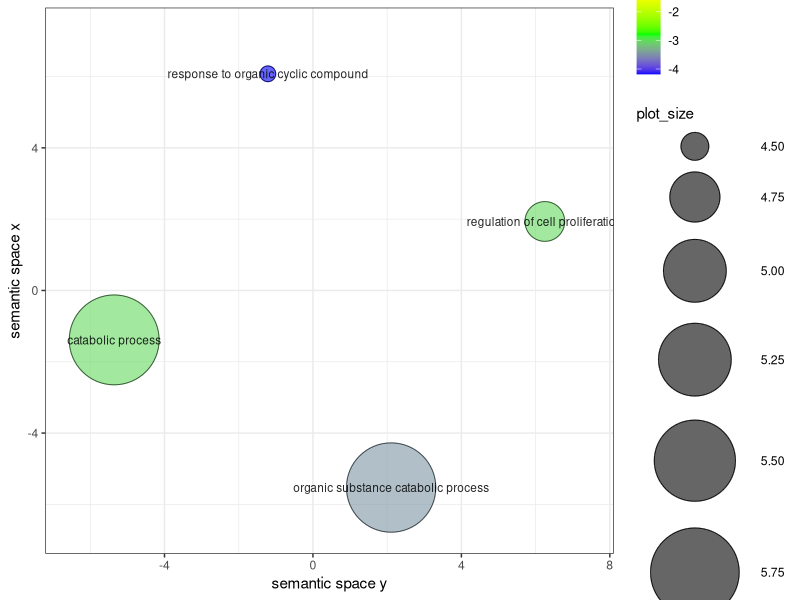
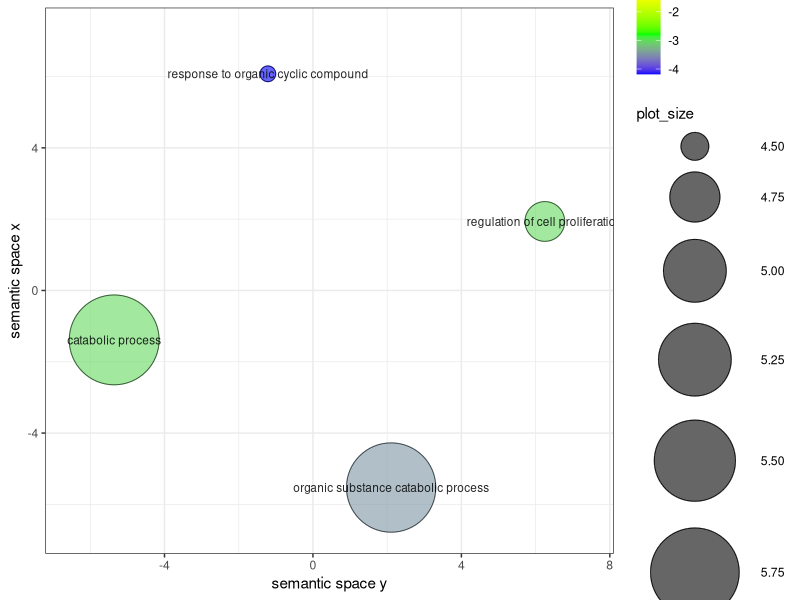

Write the R code that produced these figures, in order.


# A plotting R script produced by the REVIGO server at http://revigo.irb.hr/
# If you found REVIGO useful in your work, please cite the following reference:
# Supek F et al. "REVIGO summarizes and visualizes long lists of Gene Ontology
# terms" PLoS ONE 2011. doi:10.1371/journal.pone.0021800


# --------------------------------------------------------------------------
# If you don't have the ggplot2 package installed, uncomment the following line:
# install.packages( "ggplot2" );
library( ggplot2 );
# --------------------------------------------------------------------------
# If you don't have the scales package installed, uncomment the following line:
# install.packages( "scales" );
library( scales );


# --------------------------------------------------------------------------
# Here is your data from REVIGO. Scroll down for plot configuration options.

revigo.names <- c("term_ID","description","frequency_%","plot_X","plot_Y","plot_size","log10_p_value","uniqueness","dispensability");
revigo.data <- rbind(c("GO:0014070","response to organic cyclic compound", 0.227,-1.214, 6.078, 4.464,-4.1805,0.418,0.000),
c("GO:0042127","regulation of cell proliferation", 0.313, 6.249, 1.936, 4.603,-3.0386,0.709,0.000),
c("GO:1901575","organic substance catabolic process", 4.612, 2.107,-5.528, 5.772,-3.4647,0.410,0.000),
c("GO:0009056","catabolic process", 4.820,-5.356,-1.386, 5.791,-3.0386,0.732,0.023));

one.data <- data.frame(revigo.data);
names(one.data) <- revigo.names;
one.data <- one.data [(one.data$plot_X != "null" & one.data$plot_Y != "null"), ];
one.data$plot_X <- as.numeric( as.character(one.data$plot_X) );
one.data$plot_Y <- as.numeric( as.character(one.data$plot_Y) );
one.data$plot_size <- as.numeric( as.character(one.data$plot_size) );
one.data$log10_p_value <- as.numeric( as.character(one.data$log10_p_value) );
one.data$frequency <- as.numeric( as.character(one.data$frequency) );
one.data$uniqueness <- as.numeric( as.character(one.data$uniqueness) );
one.data$dispensability <- as.numeric( as.character(one.data$dispensability) );
#head(one.data);


# --------------------------------------------------------------------------
# Names of the axes, sizes of the numbers and letters, names of the columns,
# etc. can be changed below
pdf("/Users/user/AMH Dropbox/Emine Guven/hsc-jbcb/processing/plots/revigo-up_YO.pdf")

p1 <- ggplot( data = one.data );
p1 <- p1 + geom_point( aes( plot_X, plot_Y, colour = log10_p_value, size = plot_size), alpha = I(0.6) ) + scale_size_area();
p1 <- p1 + scale_colour_gradientn( colours = c("blue", "green", "yellow", "red"), limits = c( min(one.data$log10_p_value), 0) );
p1 <- p1 + geom_point( aes(plot_X, plot_Y, size = plot_size), shape = 21, fill = "transparent", colour = I (alpha ("black", 0.6) )) + scale_size_area();
p1 <- p1 + scale_size( range=c(5, 30)) + theme_bw(); # + scale_fill_gradientn(colours = heat_hcl(7), limits = c(-300, 0) );
ex <- one.data [ one.data$dispensability < 0.15, ]; 
p1 <- p1 + geom_text( data = ex, aes(plot_X, plot_Y, label = description), colour = I(alpha("black", 0.85)), size = 3 );
p1 <- p1 + labs (y = "semantic space x", x = "semantic space y");
p1 <- p1 + theme(legend.key = element_blank()) ;
one.x_range = max(one.data$plot_X) - min(one.data$plot_X);
one.y_range = max(one.data$plot_Y) - min(one.data$plot_Y);
p1 <- p1 + xlim(min(one.data$plot_X)-one.x_range/10,max(one.data$plot_X)+one.x_range/10);
p1 <- p1 + ylim(min(one.data$plot_Y)-one.y_range/10,max(one.data$plot_Y)+one.y_range/10);

dev.off()

# --------------------------------------------------------------------------
# Output the plot to screen

p1;
pdf("plots/revigo-up_YO.pdf")
print(p1)     # Plot 1 --> in the first page of PDF
#print(myplot2)     # Plot 2 ---> in the second page of the PDF
dev.off() 
# Uncomment the line below to also save the plot to a file.
# The file type depends on the extension (default=pdf).
pdf("/Users/user/AMH Dropbox/Emine Guven/hsc-jbcb/processing/plots/revigo-up_YO.pdf")
